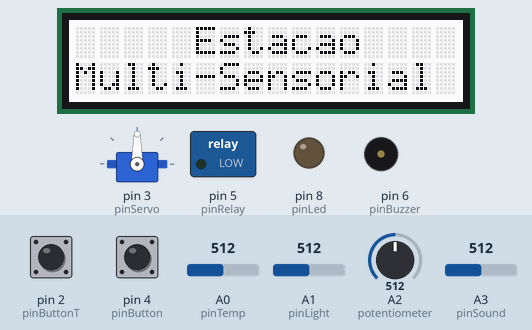
Recording of a sketch running on a simulated Arduino Uno, built with avr-gcc and run on an emulated ATmega328P. Shown: servo, 16×2 character LCD, switched loads named in the sketch (green lamp = pin HIGH), output pins drawn as LEDs (lit = HIGH), buzzer (waves = sounding). Inputs (shaded band) come from the test bench; at power-on: pin 4 (pinButton) LOW, A1 (pinLight) = 512, pin 2 (pinButtonT) LOW, A0 (pinTemp) = 512, A2 (potentiometer) = 512, A3 (pinSound) = 512.

Above: at 1.7 s.
1.8 s: pin 4 (pinButton) pulled HIGH for 3.2 s
At 5.9 s:
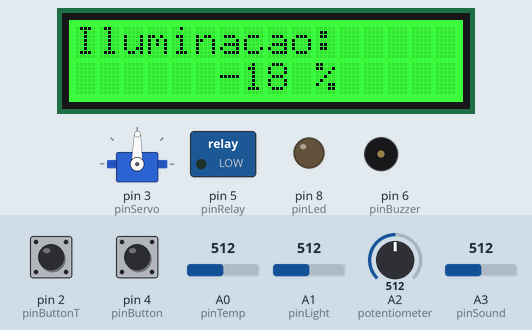
6.5 s: A1 (pinLight) set to 716
At 7.8 s:
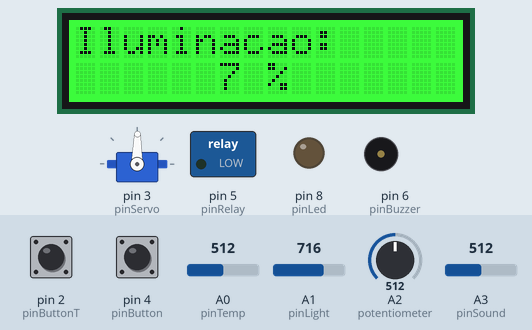
8.1 s: A1 (pinLight) set to 992
At 9.3 s:
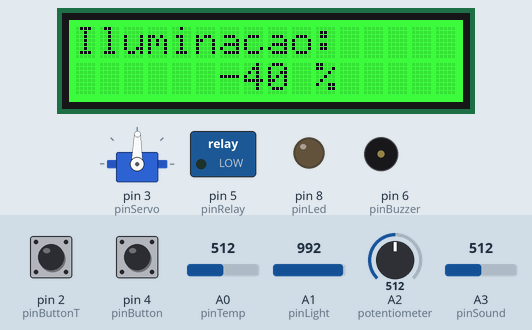
9.7 s: A1 (pinLight) set to 306
At 11.0 s:
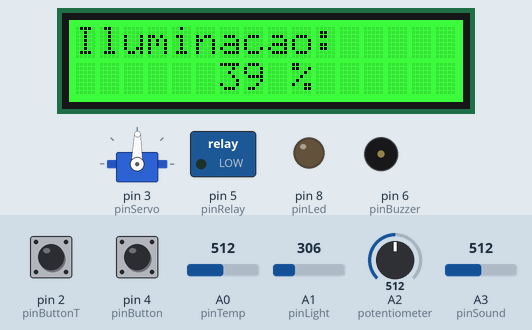
11.3 s: pin 4 (pinButton) pulled HIGH for 0.25 s
At 12.6 s:
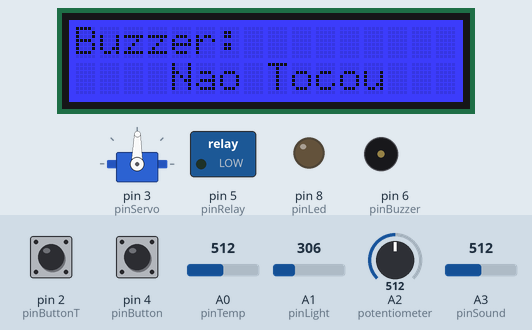
13.0 s: pin 2 (pinButtonT) pulled HIGH for 0.25 s
At 13.32 s:
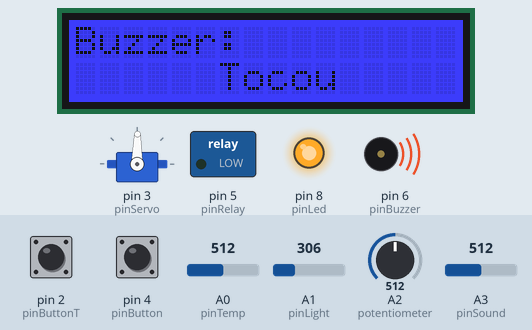
Timing chart, 0 to 16.0 s (numbered marks = the images above; inputs shaded):
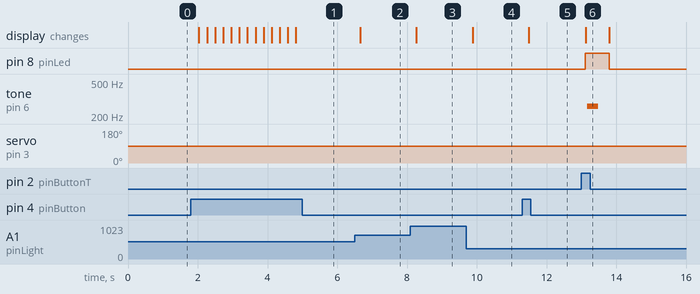

The sketch:

helloworld.ino
```cpp
/*
*  Hugo Andrade de Oliveira
*  Intel Iot RoadShow - SP
*  Teste de sensores Grove StarterKit
*  28/11/14
*
* Schematic - Base Shield
* Buzzer             -> D6
* Sound Sensor       -> A3
* Potentiometer      -> A2
* Touch Sensor       -> D2
* Light Sensor       -> A1
* Temperature Sensor -> A0
* Relay              -> D5
* LED                -> D8
* Servo              -> D3
* Button             -> D4
* LCD                -> I2C
*
*/

#include <Servo.h>
#include "rgb_lcd.h"

rgb_lcd lcd;

// Declaração pinos digitais GPIO
const int pinButtonT = 2;  // botao de touch
const int pinServo   = 3;  // servo
const int pinButton  = 4;  // botao digital (Seletor Menu)
const int pinRelay   = 5;  // Rele
const int pinBuzzer  = 6;  // buzzer
const int pinLed     = 8;  // led

// Declaração pinos analogicos
const int pinTemp       = A0;  // sensor de temperatura
const int pinLight      = A1;  // sensor de luminosidade
const int potentiometer = A2;  // potenciometro
const int pinSound      = A3;  // sensor sonoro

// Variaveis globais temperatura
float temperature, resistance;
int   B=3975;  // B value of the thermistor

int sensorValue, shaft;
int opMenu=9;
Servo groveServo; //create a object

//Buzzer
int length = 15; // the number of notes
char notes[] = "ccggaagffeeddc "; // a space represents a rest
int beats[] = { 1, 1, 1, 1, 1, 1, 2, 1, 1, 1, 1, 1, 1, 2, 4 };
int tempo = 300;
int posNote = 0;

void playTone(int tone, int duration) {
    for (long i = 0; i < duration * 1000L; i += tone * 2) {
        digitalWrite(pinBuzzer, HIGH);
        delayMicroseconds(tone);
        digitalWrite(pinBuzzer, LOW);
        delayMicroseconds(tone);
    }
}

void playNote(char note, int duration) {
    char names[] = { 'c', 'd', 'e', 'f', 'g', 'a', 'b', 'C' };
    int tones[] = { 1915, 1700, 1519, 1432, 1275, 1136, 1014, 956 };

    // play the tone corresponding to the note name
    for (int i = 0; i < 8; i++) {
        if (names[i] == note) {
            playTone(tones[i], duration);
        }
    }
}

// Menu
int menu(){

  if(digitalRead(pinButton))
        opMenu=++opMenu%7;
  lcd.setCursor(0, 0);

  return opMenu;
}

// Startando Galileo
void setup()
{
    // Definição dos pinos
    pinMode(pinButtonT,    INPUT);
    pinMode(pinButton,     INPUT);
    pinMode(potentiometer, INPUT);
    pinMode(pinBuzzer,     OUTPUT);
    pinMode(pinLed,        OUTPUT);
    pinMode(pinRelay,      OUTPUT);

    // Servo motor
    groveServo.attach(pinServo);

    // Inicializando lcd
    lcd.begin(16, 2);
    lcd.setRGB(255,255,255);

    // Mensagem inicial
    lcd.print("     Estacao    ");
    lcd.setCursor(0, 1);
    lcd.print("Multi-Sensorial");

    delay(500);
}


void loop(){

    switch(menu()){
      // Temperatura Ambiente
      case 0:
         lcd.setRGB(255,0,0);
         lcd.print("Temperatura Amb:");
         sensorValue = analogRead(pinTemp);                       // get analog value
         resistance=(float)(1023-sensorValue)*10000/sensorValue;  // get resistance
         temperature=1/(log(resistance/10000)/B+1/298.15)-273.15; // calc temperature
         lcd.setCursor(0,1);
         lcd.print("     ");
         lcd.print(temperature);
         lcd.print(" C    ");

         break;
      // Iluminação Ambiente
      case 1:
         lcd.setRGB(0,255,0);
         lcd.print("Iluminacao:     ");
         sensorValue = analogRead(pinLight);
         lcd.setCursor(0, 1);
         lcd.print("      ");
         sensorValue = (sensorValue*100)/780;
         lcd.print(sensorValue);
         lcd.print(" %     ");
         break;
      // Buzzer
      case 2:
         lcd.setRGB(0,0,255);
         lcd.print("Buzzer:         ");
         lcd.setCursor(0, 1);
         if(digitalRead(pinButtonT)){
           lcd.print("      Tocou     ");
           digitalWrite(pinLed, HIGH);
           while(digitalRead(pinButtonT)){
             posNote = ++posNote%length;
             if (notes[posNote] == ' ')
               delay(beats[posNote] * tempo); // rest
             else
               playNote(notes[posNote], beats[posNote] * tempo);
             delay(tempo / 2);
           }
         }
         else{
           lcd.print("    Nao Tocou   ");
           digitalWrite(pinLed, LOW);
           digitalWrite(pinBuzzer, LOW);
         }
         break;
      // Leitura de Potenciometro
      case 3:
         lcd.setRGB(255,255,255);
         lcd.print("Potenciometro:     ");
         sensorValue = analogRead(pinLight);
         lcd.setCursor(0, 1);
         lcd.print("     ");
         lcd.print(analogRead(potentiometer));
         lcd.print("          ");
         break;
      // Sensor sonoro
      case 4:
         lcd.setRGB(0,155,155);
         lcd.print("Sensor Sonoro: ");
         sensorValue = analogRead(pinLight);
         lcd.setCursor(0, 1);
         lcd.print("     ");
         lcd.print(analogRead(pinSound));
         lcd.print("        ");
         break;
       // Servo motor
       case 5:
         lcd.setRGB(111,15,155);
         lcd.print("Servo motor     ");
         shaft = analogRead(potentiometer);
         shaft = map(shaft, 0, 1023, 0, 179);
         //analog input data range from 1~1023, but servo
         groveServo.write(shaft);             //only reflects to data ranging from 1~179.
         lcd.setCursor(0, 1);
         lcd.print("     ");
         lcd.print(shaft);
         lcd.print("        ");
         break;
      // Acionamento rele
      case 6:
         lcd.setRGB(155,155,0);
         lcd.print("Rele:           ");
         lcd.setCursor(0, 1);
         if(digitalRead(pinButtonT)){
           lcd.print("      acionado     ");
           digitalWrite(pinLed, HIGH);
           digitalWrite(pinRelay, HIGH);
         }
         else{
           lcd.print("                ");
           digitalWrite(pinLed, LOW);
           digitalWrite(pinRelay, LOW);
         }
         break;

      default:
         break;
    }
    delay(200);
}

/*********************************************************************************************************
  END FILE
*********************************************************************************************************/
```

Measured:
- after the input at 1.8 s, servo on pin 3 (pinServo): 90° → 89° after 0.70 s; the display: first changes after 0.23 s (image 1 shows a later state)
- after the input at 6.5 s, the display: changes after 0.16 s (image 2)
- after the input at 8.1 s, the display: changes after 0.17 s (image 3)
- after the input at 9.7 s, the display: changes after 0.18 s (image 4)
- after the input at 11.3 s, the display: changes after 0.20 s (image 5)
- after the input at 13.0 s, pin 8 (pinLed): LOW → HIGH after 0.11 s, → LOW 0.68 s later; tone on pin 6 (pinBuzzer): silent → 260 Hz after 0.16 s, → silent 0.32 s later; the display: changes after 0.12 s (image 6)
